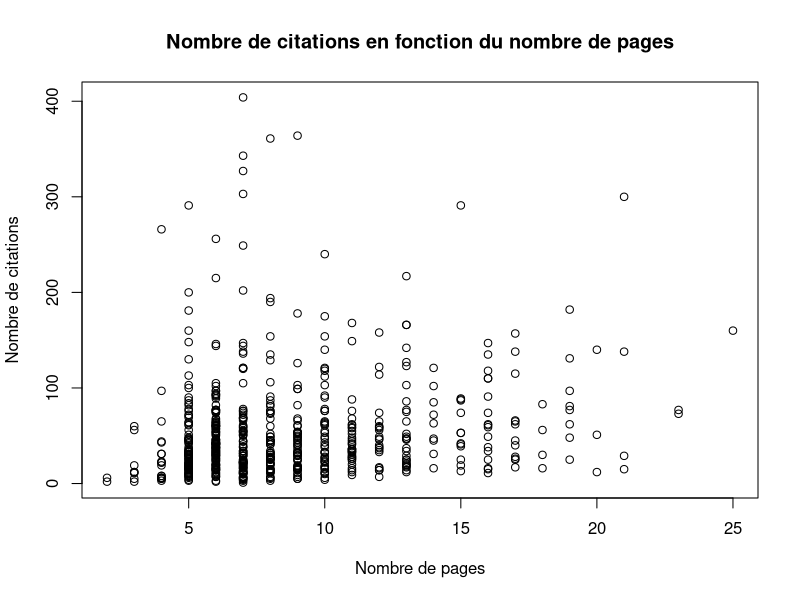
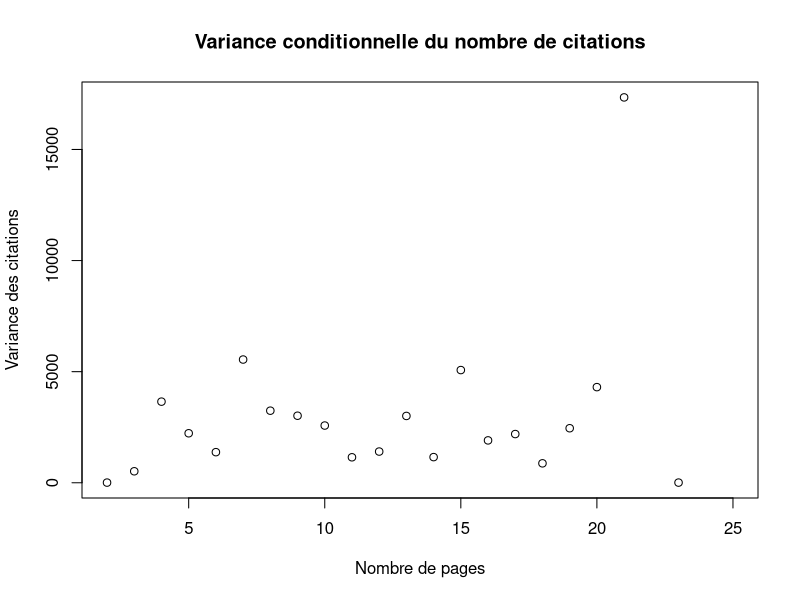
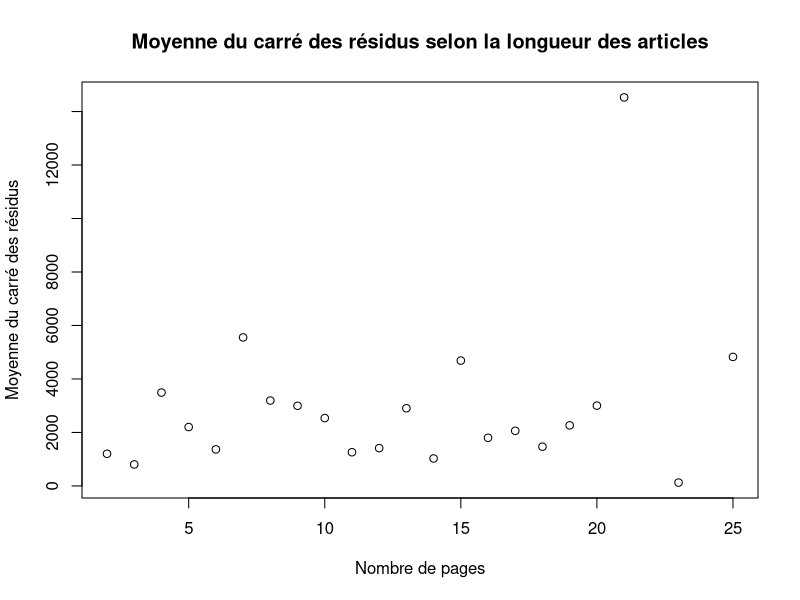

These charts were generated, in order, by the following R code:
# ============================================================
# Corrigé du TD : Hétéroscédasticité et matrice de variance-covariance
# ============================================================

# Chargement des packages nécessaires
library(AER)
library(data.table)

# ============================================================
# 1. Chargement des données
# ============================================================

data("EquationCitations")
dt <- as.data.table(EquationCitations)

# Aperçu
head(dt)

# ============================================================
# 2. Graphique : citations (ordonnée) vs pages (abscisse)
# ============================================================

plot(dt$pages, dt$cites,
     main = "Nombre de citations en fonction du nombre de pages",
     xlab = "Nombre de pages",
     ylab = "Nombre de citations")

# ============================================================
# 3. Variance du nombre de citations pour chaque longueur d'article
# ============================================================

var_cites <- dt[, .(var_cites = var(cites)), by = pages]

# ============================================================
# 4. Représentation graphique de la variance conditionnelle
# ============================================================

plot(var_cites$pages, var_cites$var_cites, 
     main = "Variance conditionnelle du nombre de citations",
     xlab = "Nombre de pages", ylab = "Variance des citations")

# ============================================================
# 5. Régression cites ~ pages
# ============================================================

reg_cit_pages <- lm(cites ~ pages, data = dt)
reg_cit_pages

# ============================================================
# 6. Ajout des résidus à la table
# ============================================================

dt[, resid := residuals(reg_cit_pages)]

# ============================================================
# 7. Moyenne des résidus et moyenne des résidus au carré par longueur
# ============================================================

resid_stats <- dt[, .(
  mean_resid_sq = mean(resid)^2,
  mean_sq_resid = mean(resid^2),
  var_cites = (.N - 1) / .N * var(cites)
), by = pages]

head(resid_stats)

resid_stats$mean_sq_resid - resid_stats$mean_resid_sq - resid_stats$var_cites

# ============================================================
# 8. Graphique de la moyenne du carré des résidus
# ============================================================

plot(resid_stats$pages, resid_stats$mean_sq_resid, 
     main = "Moyenne du carré des résidus selon la longueur des articles",
     xlab = "Nombre de pages", ylab = "Moyenne du carré des résidus")

# ============================================================
# 9. Nouvelle régression avec option x = TRUE
# ============================================================

reg_cit_pages <- lm(cites ~ pages, data = dt, x = TRUE)
# L’option x = TRUE permet de récupérer la matrice des régresseurs :
#   reg_cit_pages$x

# ============================================================
# 10. Estimation empirique de E[XX']
# ============================================================

X <- as.matrix(reg_cit_pages$x)
EXX <- crossprod(X) / nrow(X)
EXX

# ============================================================
# 11. Matrice diagonale des résidus au carré
# ============================================================

diag_resid_sq <- diag(dt$resid^2)

# ============================================================
# 12. Estimation empirique de E[XX'ε²]
# ============================================================

EXXeps2 <- t(X) %*% diag_resid_sq %*% X / nrow(X)
EXXeps2

# ============================================================
# 13. Estimation de la matrice de variance-covariance asymptotique
# ============================================================

# Var(β_hat) = (E[XX'])^{-1} * E[XX'ε²] * (E[XX'])^{-1}
V_hat <- solve(EXX) %*% EXXeps2 %*% solve(EXX)
V_hat

# ============================================================
# 14. Comparaison avec vcovHC(type = "HC0")
# ============================================================

V_HC0 <- vcovHC(reg_cit_pages, type = "HC0")
V_HC0

all.equal(
  1 / nrow(X) * V_hat,
  V_HC0
)

# ============================================================
# 15. Comparaison avec la matrice classique (vcov)
# ============================================================

V_classique <- vcov(reg_cit_pages)
V_classique

# ============================================================
# 16. Écarts-types donnés par coeftest (par défaut)
# ============================================================

coeftest(reg_cit_pages)  # par défaut : variance non robuste

# ============================================================
# 17. Écarts-types robustes avec la matrice de la Q11
# ============================================================

# Création d’un objet coeftest avec notre matrice robuste manuelle :
coeftest(reg_cit_pages, vcov. = 1 / nrow(X) * V_hat)

# ============================================================
# 18. Différence entre HC0 et HC1
# ============================================================

V_HC1 <- vcovHC(reg_cit_pages, type = "HC1")

# La matrice HC1 = HC0 * (n / (n - k))
# Vérification :
n <- nrow(X)
k <- ncol(X)
all.equal(V_HC1, V_HC0 * (n / (n - k)))
